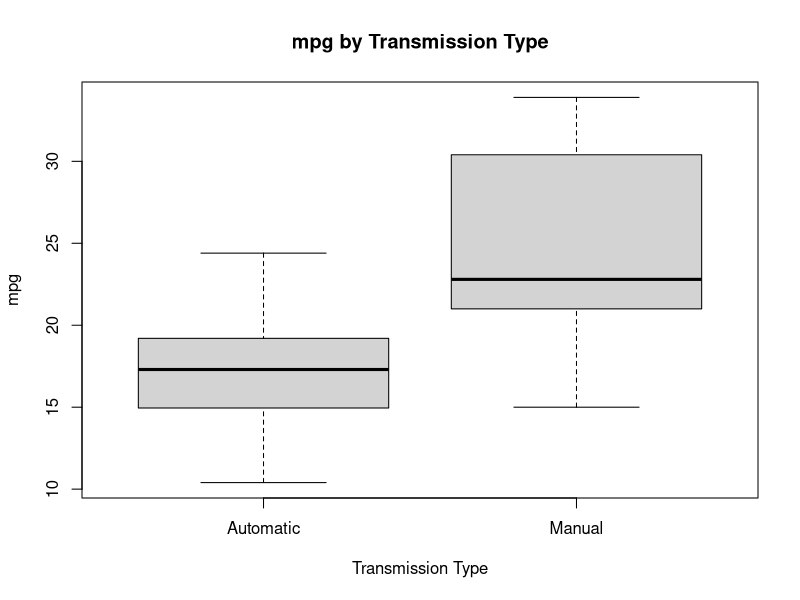
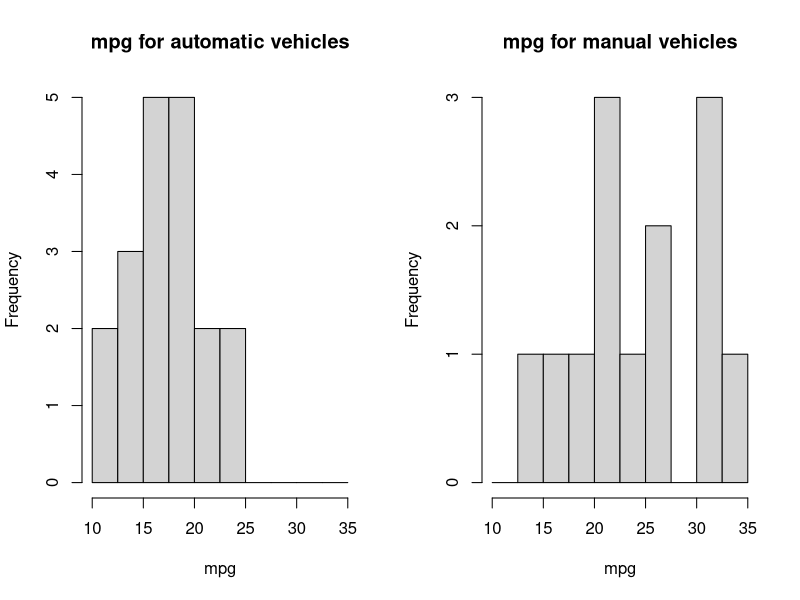
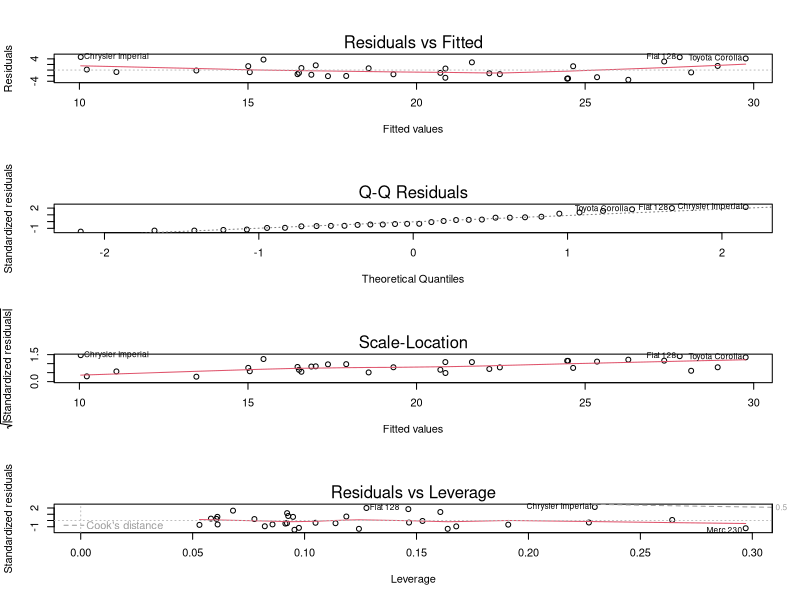

These charts were generated, in order, by the following R code:
## ---- chunk 1
mtcars$am <- as.factor(mtcars$am)
levels(mtcars$am) <-c("Automatic", "Manual")
## ---- chunk 2
boxplot(mpg~am, data = mtcars,
        xlab = "Transmission Type",
        ylab = "mpg",
        main = "mpg by Transmission Type")
## ---- chunk 3
par(mfrow=c(1,2))
bins <- seq(10, 35, by=2.5)
hist(mtcars$mpg[mtcars$am == "Automatic"], breaks=bins, main="mpg for automatic vehicles", xlab="mpg", xlim=c(10, 35))

hist(mtcars$mpg[mtcars$am == "Manual"], breaks=bins, main="mpg for manual vehicles", xlab="mpg", xlim=c(10, 35))
par(mfrow=c(1,1))

## ---- chunk 4
cars.Auto <- mtcars[mtcars$am == "Automatic",]
cars.Man <- mtcars[mtcars$am == "Manual",]
## ---- chunk 5
t.test(cars.Auto$mpg, cars.Man$mpg)
## ---- chunk 6
x <- head(cor(sapply(mtcars, as.numeric)),1)
x <- x[, order(x)]
x[-11]
## ---- chunk 7
fit <- lm(mpg ~ am, data = mtcars)
summary(fit)
## ---- chunk 8
fit2 <- lm(mpg ~ ., data=mtcars)
summary(fit2)

fit2.best <- step(fit2, trace=0)
summary(fit2.best)
## ---- chunk 9
par(mfrow = c(4,1))
plot(fit2.best)
par(mfrow = c(1,1))
